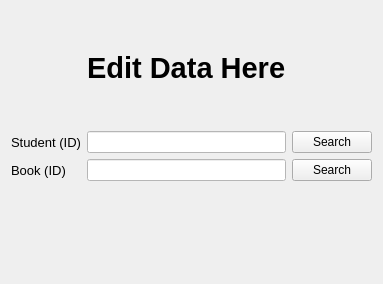
     <widget class="QWidget" name="page_edit">
      <layout class="QGridLayout" name="gridLayout_4">
       <item row="3" column="0">
        <widget class="QLabel" name="label_13">
         <property name="font">
          <font>
           <pointsize>10</pointsize>
          </font>
         </property>
         <property name="text">
          <string>Student (ID)</string>
         </property>
        </widget>
       </item>
       <item row="4" column="0">
        <widget class="QLabel" name="label_17">
         <property name="font">
          <font>
           <pointsize>10</pointsize>
          </font>
         </property>
         <property name="text">
          <string>Book (ID)</string>
         </property>
        </widget>
       </item>
       <item row="2" column="1">
        <spacer name="verticalSpacer_9">
         <property name="orientation">
          <enum>Qt::Vertical</enum>
         </property>
         <property name="sizeHint" stdset="0">
          <size>
           <width>20</width>
           <height>40</height>
          </size>
         </property>
        </spacer>
       </item>
       <item row="3" column="1">
        <widget class="QLineEdit" name="lineEdit_7">
         <property name="styleSheet">
          <string notr="true">background-color: rgb(255, 255, 255)</string>
         </property>
        </widget>
       </item>
       <item row="3" column="2">
        <widget class="QPushButton" name="pushButton_6">
         <property name="text">
          <string>Search</string>
         </property>
        </widget>
       </item>
       <item row="1" column="1">
        <widget class="QLabel" name="label_11">
         <property name="font">
          <font>
           <family>Segoe UI</family>
           <pointsize>22</pointsize>
           <weight>75</weight>
           <bold>true</bold>
           <underline>false</underline>
          </font>
         </property>
         <property name="text">
          <string>Edit Data Here</string>
         </property>
        </widget>
       </item>
       <item row="0" column="1">
        <spacer name="verticalSpacer_8">
         <property name="orientation">
          <enum>Qt::Vertical</enum>
         </property>
         <property name="sizeHint" stdset="0">
          <size>
           <width>20</width>
           <height>40</height>
          </size>
         </property>
        </spacer>
       </item>
       <item row="4" column="2">
        <widget class="QPushButton" name="pushButton_8">
         <property name="text">
          <string>Search</string>
         </property>
        </widget>
       </item>
       <item row="4" column="1">
        <widget class="QLineEdit" name="lineEdit_8">
         <property name="styleSheet">
          <string notr="true">background-color: rgb(255, 255, 255)</string>
         </property>
        </widget>
       </item>
       <item row="5" column="1">
        <spacer name="verticalSpacer_10">
         <property name="orientation">
          <enum>Qt::Vertical</enum>
         </property>
         <property name="sizeHint" stdset="0">
          <size>
           <width>20</width>
           <height>92</height>
          </size>
         </property>
        </spacer>
       </item>
      </layout>
     </widget>
